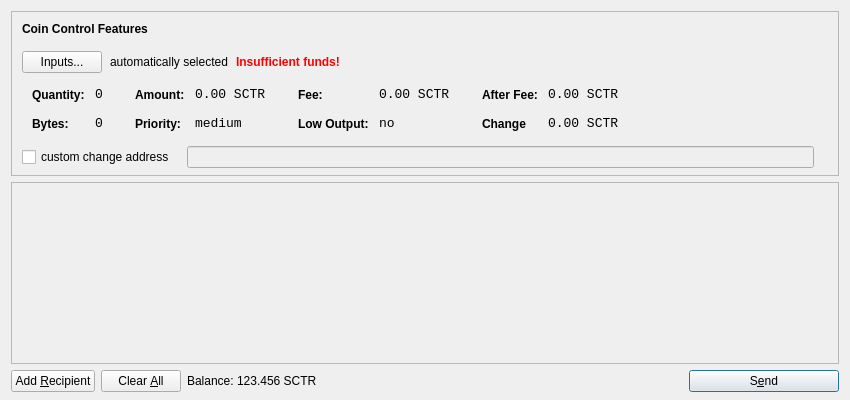
<?xml version="1.0" encoding="UTF-8"?>
<ui version="4.0">
 <class>SendCoinsDialog</class>
 <widget class="QDialog" name="SendCoinsDialog">
  <property name="geometry">
   <rect>
    <x>0</x>
    <y>0</y>
    <width>850</width>
    <height>400</height>
   </rect>
  </property>
  <property name="windowTitle">
   <string>Send Coins</string>
  </property>
  <layout class="QVBoxLayout" name="verticalLayout" stretch="0,1,0">
   <property name="bottomMargin">
    <number>8</number>
   </property>
   <item>
    <widget class="QFrame" name="frameCoinControl">
     <property name="sizePolicy">
      <sizepolicy hsizetype="Expanding" vsizetype="Expanding">
       <horstretch>0</horstretch>
       <verstretch>0</verstretch>
      </sizepolicy>
     </property>
     <property name="maximumSize">
      <size>
       <width>16777215</width>
       <height>16777215</height>
      </size>
     </property>
     <property name="frameShape">
      <enum>QFrame::StyledPanel</enum>
     </property>
     <property name="frameShadow">
      <enum>QFrame::Sunken</enum>
     </property>
     <layout class="QVBoxLayout" name="verticalLayoutCoinControl2">
      <property name="spacing">
       <number>-1</number>
      </property>
      <property name="leftMargin">
       <number>0</number>
      </property>
      <property name="topMargin">
       <number>0</number>
      </property>
      <property name="rightMargin">
       <number>0</number>
      </property>
      <property name="bottomMargin">
       <number>6</number>
      </property>
      <item>
       <layout class="QVBoxLayout" name="verticalLayoutCoinControl" stretch="0,0,0,0,1">
        <property name="spacing">
         <number>0</number>
        </property>
        <property name="leftMargin">
         <number>10</number>
        </property>
        <property name="topMargin">
         <number>10</number>
        </property>
        <item>
         <layout class="QHBoxLayout" name="horizontalLayoutCoinControl1">
          <property name="bottomMargin">
           <number>15</number>
          </property>
          <item>
           <widget class="QLabel" name="labelCoinControlFeatures">
            <property name="sizePolicy">
             <sizepolicy hsizetype="Preferred" vsizetype="Maximum">
              <horstretch>0</horstretch>
              <verstretch>0</verstretch>
             </sizepolicy>
            </property>
            <property name="font">
             <font>
              <weight>75</weight>
              <bold>true</bold>
             </font>
            </property>
            <property name="styleSheet">
             <string notr="true">font-weight:bold;</string>
            </property>
            <property name="text">
             <string>Coin Control Features</string>
            </property>
           </widget>
          </item>
         </layout>
        </item>
        <item>
         <layout class="QHBoxLayout" name="horizontalLayoutCoinControl2" stretch="0,0,0,0">
          <property name="spacing">
           <number>8</number>
          </property>
          <property name="bottomMargin">
           <number>10</number>
          </property>
          <item>
           <widget class="QPushButton" name="pushButtonCoinControl">
            <property name="styleSheet">
             <string notr="true"/>
            </property>
            <property name="text">
             <string>Inputs...</string>
            </property>
           </widget>
          </item>
          <item>
           <widget class="QLabel" name="labelCoinControlAutomaticallySelected">
            <property name="text">
             <string>automatically selected</string>
            </property>
            <property name="margin">
             <number>5</number>
            </property>
           </widget>
          </item>
          <item>
           <widget class="QLabel" name="labelCoinControlInsuffFunds">
            <property name="font">
             <font>
              <weight>75</weight>
              <bold>true</bold>
             </font>
            </property>
            <property name="styleSheet">
             <string notr="true">color:red;font-weight:bold;</string>
            </property>
            <property name="text">
             <string>Insufficient funds!</string>
            </property>
            <property name="margin">
             <number>5</number>
            </property>
           </widget>
          </item>
          <item>
           <spacer name="horizontalSpacerCoinControl">
            <property name="orientation">
             <enum>Qt::Horizontal</enum>
            </property>
            <property name="sizeHint" stdset="0">
             <size>
              <width>40</width>
              <height>1</height>
             </size>
            </property>
           </spacer>
          </item>
         </layout>
        </item>
        <item>
         <widget class="QWidget" name="widgetCoinControl" native="true">
          <property name="sizePolicy">
           <sizepolicy hsizetype="Preferred" vsizetype="Preferred">
            <horstretch>0</horstretch>
            <verstretch>0</verstretch>
           </sizepolicy>
          </property>
          <property name="minimumSize">
           <size>
            <width>0</width>
            <height>0</height>
           </size>
          </property>
          <property name="styleSheet">
           <string notr="true"/>
          </property>
          <layout class="QHBoxLayout" name="horizontalLayoutCoinControl5">
           <property name="margin">
            <number>0</number>
           </property>
           <item>
            <layout class="QHBoxLayout" name="horizontalLayoutCoinControl3" stretch="0,0,0,1">
             <property name="spacing">
              <number>20</number>
             </property>
             <property name="topMargin">
              <number>0</number>
             </property>
             <property name="bottomMargin">
              <number>10</number>
             </property>
             <item>
              <layout class="QFormLayout" name="formLayoutCoinControl1">
               <property name="horizontalSpacing">
                <number>10</number>
               </property>
               <property name="verticalSpacing">
                <number>14</number>
               </property>
               <property name="leftMargin">
                <number>10</number>
               </property>
               <property name="topMargin">
                <number>4</number>
               </property>
               <property name="rightMargin">
                <number>6</number>
               </property>
               <item row="0" column="0">
                <widget class="QLabel" name="labelCoinControlQuantityText">
                 <property name="styleSheet">
                  <string notr="true">font-weight:bold;</string>
                 </property>
                 <property name="text">
                  <string>Quantity:</string>
                 </property>
                 <property name="margin">
                  <number>0</number>
                 </property>
                </widget>
               </item>
               <item row="0" column="1">
                <widget class="QLabel" name="labelCoinControlQuantity">
                 <property name="font">
                  <font>
                   <family>Monospace</family>
                   <pointsize>10</pointsize>
                  </font>
                 </property>
                 <property name="cursor">
                  <cursorShape>IBeamCursor</cursorShape>
                 </property>
                 <property name="contextMenuPolicy">
                  <enum>Qt::ActionsContextMenu</enum>
                 </property>
                 <property name="text">
                  <string>0</string>
                 </property>
                 <property name="margin">
                  <number>0</number>
                 </property>
                 <property name="textInteractionFlags">
                  <set>Qt::LinksAccessibleByMouse|Qt::TextSelectableByKeyboard|Qt::TextSelectableByMouse</set>
                 </property>
                </widget>
               </item>
               <item row="1" column="0">
                <widget class="QLabel" name="labelCoinControlBytesText">
                 <property name="styleSheet">
                  <string notr="true">font-weight:bold;</string>
                 </property>
                 <property name="text">
                  <string>Bytes:</string>
                 </property>
                </widget>
               </item>
               <item row="1" column="1">
                <widget class="QLabel" name="labelCoinControlBytes">
                 <property name="font">
                  <font>
                   <family>Monospace</family>
                   <pointsize>10</pointsize>
                  </font>
                 </property>
                 <property name="cursor">
                  <cursorShape>IBeamCursor</cursorShape>
                 </property>
                 <property name="contextMenuPolicy">
                  <enum>Qt::ActionsContextMenu</enum>
                 </property>
                 <property name="text">
                  <string>0</string>
                 </property>
                 <property name="textInteractionFlags">
                  <set>Qt::LinksAccessibleByMouse|Qt::TextSelectableByKeyboard|Qt::TextSelectableByMouse</set>
                 </property>
                </widget>
               </item>
              </layout>
             </item>
             <item>
              <layout class="QFormLayout" name="formLayoutCoinControl2">
               <property name="horizontalSpacing">
                <number>10</number>
               </property>
               <property name="verticalSpacing">
                <number>14</number>
               </property>
               <property name="leftMargin">
                <number>6</number>
               </property>
               <property name="topMargin">
                <number>4</number>
               </property>
               <property name="rightMargin">
                <number>6</number>
               </property>
               <item row="0" column="0">
                <widget class="QLabel" name="labelCoinControlAmountText">
                 <property name="styleSheet">
                  <string notr="true">font-weight:bold;</string>
                 </property>
                 <property name="text">
                  <string>Amount:</string>
                 </property>
                 <property name="margin">
                  <number>0</number>
                 </property>
                </widget>
               </item>
               <item row="0" column="1">
                <widget class="QLabel" name="labelCoinControlAmount">
                 <property name="font">
                  <font>
                   <family>Monospace</family>
                   <pointsize>10</pointsize>
                  </font>
                 </property>
                 <property name="cursor">
                  <cursorShape>IBeamCursor</cursorShape>
                 </property>
                 <property name="contextMenuPolicy">
                  <enum>Qt::ActionsContextMenu</enum>
                 </property>
                 <property name="text">
                  <string>0.00 SCTR</string>
                 </property>
                 <property name="textInteractionFlags">
                  <set>Qt::LinksAccessibleByMouse|Qt::TextSelectableByKeyboard|Qt::TextSelectableByMouse</set>
                 </property>
                </widget>
               </item>
               <item row="1" column="0">
                <widget class="QLabel" name="labelCoinControlPriorityText">
                 <property name="styleSheet">
                  <string notr="true">font-weight:bold;</string>
                 </property>
                 <property name="text">
                  <string>Priority:</string>
                 </property>
                </widget>
               </item>
               <item row="1" column="1">
                <widget class="QLabel" name="labelCoinControlPriority">
                 <property name="font">
                  <font>
                   <family>Monospace</family>
                   <pointsize>10</pointsize>
                  </font>
                 </property>
                 <property name="cursor">
                  <cursorShape>IBeamCursor</cursorShape>
                 </property>
                 <property name="contextMenuPolicy">
                  <enum>Qt::ActionsContextMenu</enum>
                 </property>
                 <property name="text">
                  <string>medium</string>
                 </property>
                 <property name="textInteractionFlags">
                  <set>Qt::LinksAccessibleByMouse|Qt::TextSelectableByKeyboard|Qt::TextSelectableByMouse</set>
                 </property>
                </widget>
               </item>
              </layout>
             </item>
             <item>
              <layout class="QFormLayout" name="formLayoutCoinControl3">
               <property name="horizontalSpacing">
                <number>10</number>
               </property>
               <property name="verticalSpacing">
                <number>14</number>
               </property>
               <property name="leftMargin">
                <number>6</number>
               </property>
               <property name="topMargin">
                <number>4</number>
               </property>
               <property name="rightMargin">
                <number>6</number>
               </property>
               <item row="0" column="0">
                <widget class="QLabel" name="labelCoinControlFeeText">
                 <property name="styleSheet">
                  <string notr="true">font-weight:bold;</string>
                 </property>
                 <property name="text">
                  <string>Fee:</string>
                 </property>
                 <property name="margin">
                  <number>0</number>
                 </property>
                </widget>
               </item>
               <item row="0" column="1">
                <widget class="QLabel" name="labelCoinControlFee">
                 <property name="font">
                  <font>
                   <family>Monospace</family>
                   <pointsize>10</pointsize>
                  </font>
                 </property>
                 <property name="cursor">
                  <cursorShape>IBeamCursor</cursorShape>
                 </property>
                 <property name="contextMenuPolicy">
                  <enum>Qt::ActionsContextMenu</enum>
                 </property>
                 <property name="text">
                  <string>0.00 SCTR</string>
                 </property>
                 <property name="textInteractionFlags">
                  <set>Qt::LinksAccessibleByMouse|Qt::TextSelectableByKeyboard|Qt::TextSelectableByMouse</set>
                 </property>
                </widget>
               </item>
               <item row="1" column="0">
                <widget class="QLabel" name="labelCoinControlLowOutputText">
                 <property name="styleSheet">
                  <string notr="true">font-weight:bold;</string>
                 </property>
                 <property name="text">
                  <string>Low Output:</string>
                 </property>
                </widget>
               </item>
               <item row="1" column="1">
                <widget class="QLabel" name="labelCoinControlLowOutput">
                 <property name="font">
                  <font>
                   <family>Monospace</family>
                   <pointsize>10</pointsize>
                  </font>
                 </property>
                 <property name="cursor">
                  <cursorShape>IBeamCursor</cursorShape>
                 </property>
                 <property name="contextMenuPolicy">
                  <enum>Qt::ActionsContextMenu</enum>
                 </property>
                 <property name="text">
                  <string>no</string>
                 </property>
                 <property name="textInteractionFlags">
                  <set>Qt::LinksAccessibleByMouse|Qt::TextSelectableByKeyboard|Qt::TextSelectableByMouse</set>
                 </property>
                </widget>
               </item>
              </layout>
             </item>
             <item>
              <layout class="QFormLayout" name="formLayoutCoinControl4">
               <property name="horizontalSpacing">
                <number>10</number>
               </property>
               <property name="verticalSpacing">
                <number>14</number>
               </property>
               <property name="leftMargin">
                <number>6</number>
               </property>
               <property name="topMargin">
                <number>4</number>
               </property>
               <property name="rightMargin">
                <number>6</number>
               </property>
               <item row="0" column="0">
                <widget class="QLabel" name="labelCoinControlAfterFeeText">
                 <property name="styleSheet">
                  <string notr="true">font-weight:bold;</string>
                 </property>
                 <property name="text">
                  <string>After Fee:</string>
                 </property>
                 <property name="margin">
                  <number>0</number>
                 </property>
                </widget>
               </item>
               <item row="0" column="1">
                <widget class="QLabel" name="labelCoinControlAfterFee">
                 <property name="font">
                  <font>
                   <family>Monospace</family>
                   <pointsize>10</pointsize>
                  </font>
                 </property>
                 <property name="cursor">
                  <cursorShape>IBeamCursor</cursorShape>
                 </property>
                 <property name="contextMenuPolicy">
                  <enum>Qt::ActionsContextMenu</enum>
                 </property>
                 <property name="text">
                  <string>0.00 SCTR</string>
                 </property>
                 <property name="textInteractionFlags">
                  <set>Qt::LinksAccessibleByMouse|Qt::TextSelectableByKeyboard|Qt::TextSelectableByMouse</set>
                 </property>
                </widget>
               </item>
               <item row="1" column="0">
                <widget class="QLabel" name="labelCoinControlChangeText">
                 <property name="styleSheet">
                  <string notr="true">font-weight:bold;</string>
                 </property>
                 <property name="text">
                  <string>Change</string>
                 </property>
                </widget>
               </item>
               <item row="1" column="1">
                <widget class="QLabel" name="labelCoinControlChange">
                 <property name="font">
                  <font>
                   <family>Monospace</family>
                   <pointsize>10</pointsize>
                  </font>
                 </property>
                 <property name="cursor">
                  <cursorShape>IBeamCursor</cursorShape>
                 </property>
                 <property name="contextMenuPolicy">
                  <enum>Qt::ActionsContextMenu</enum>
                 </property>
                 <property name="text">
                  <string>0.00 SCTR</string>
                 </property>
                 <property name="textInteractionFlags">
                  <set>Qt::LinksAccessibleByMouse|Qt::TextSelectableByKeyboard|Qt::TextSelectableByMouse</set>
                 </property>
                </widget>
               </item>
              </layout>
             </item>
            </layout>
           </item>
          </layout>
         </widget>
        </item>
        <item>
         <layout class="QHBoxLayout" name="horizontalLayoutCoinControl4" stretch="0,0,0">
          <property name="spacing">
           <number>12</number>
          </property>
          <property name="sizeConstraint">
           <enum>QLayout::SetDefaultConstraint</enum>
          </property>
          <property name="topMargin">
           <number>5</number>
          </property>
          <property name="rightMargin">
           <number>5</number>
          </property>
          <item>
           <widget class="QCheckBox" name="checkBoxCoinControlChange">
            <property name="text">
             <string>custom change address</string>
            </property>
           </widget>
          </item>
          <item>
           <widget class="QLineEdit" name="lineEditCoinControlChange">
            <property name="enabled">
             <bool>false</bool>
            </property>
            <property name="sizePolicy">
             <sizepolicy hsizetype="Expanding" vsizetype="Fixed">
              <horstretch>0</horstretch>
              <verstretch>0</verstretch>
             </sizepolicy>
            </property>
           </widget>
          </item>
          <item>
           <widget class="QLabel" name="labelCoinControlChangeLabel">
            <property name="sizePolicy">
             <sizepolicy hsizetype="Preferred" vsizetype="Expanding">
              <horstretch>0</horstretch>
              <verstretch>0</verstretch>
             </sizepolicy>
            </property>
            <property name="minimumSize">
             <size>
              <width>0</width>
              <height>0</height>
             </size>
            </property>
            <property name="text">
             <string/>
            </property>
            <property name="margin">
             <number>3</number>
            </property>
           </widget>
          </item>
         </layout>
        </item>
        <item>
         <spacer name="verticalSpacerCoinControl">
          <property name="orientation">
           <enum>Qt::Vertical</enum>
          </property>
          <property name="sizeHint" stdset="0">
           <size>
            <width>800</width>
            <height>1</height>
           </size>
          </property>
         </spacer>
        </item>
       </layout>
      </item>
     </layout>
    </widget>
   </item>
   <item>
    <widget class="QScrollArea" name="scrollArea">
     <property name="widgetResizable">
      <bool>true</bool>
     </property>
     <widget class="QWidget" name="scrollAreaWidgetContents">
      <property name="geometry">
       <rect>
        <x>0</x>
        <y>0</y>
        <width>830</width>
        <height>165</height>
       </rect>
      </property>
      <layout class="QVBoxLayout" name="verticalLayout_2">
       <property name="margin">
        <number>0</number>
       </property>
       <item>
        <layout class="QVBoxLayout" name="entries">
         <property name="spacing">
          <number>6</number>
         </property>
        </layout>
       </item>
       <item>
        <spacer name="verticalSpacer">
         <property name="orientation">
          <enum>Qt::Vertical</enum>
         </property>
         <property name="sizeHint" stdset="0">
          <size>
           <width>20</width>
           <height>40</height>
          </size>
         </property>
        </spacer>
       </item>
      </layout>
     </widget>
    </widget>
   </item>
   <item>
    <layout class="QHBoxLayout" name="horizontalLayout">
     <item>
      <widget class="QPushButton" name="addButton">
       <property name="toolTip">
        <string>Send to multiple recipients at once</string>
       </property>
       <property name="text">
        <string>Add &amp;Recipient</string>
       </property>
       <property name="autoDefault">
        <bool>false</bool>
       </property>
      </widget>
     </item>
     <item>
      <widget class="QPushButton" name="clearButton">
       <property name="sizePolicy">
        <sizepolicy hsizetype="Minimum" vsizetype="Fixed">
         <horstretch>0</horstretch>
         <verstretch>0</verstretch>
        </sizepolicy>
       </property>
       <property name="toolTip">
        <string>Remove all transaction fields</string>
       </property>
       <property name="text">
        <string>Clear &amp;All</string>
       </property>
       <property name="autoRepeatDelay">
        <number>300</number>
       </property>
       <property name="autoDefault">
        <bool>false</bool>
       </property>
      </widget>
     </item>
     <item>
      <layout class="QHBoxLayout" name="horizontalLayout_2">
       <property name="spacing">
        <number>3</number>
       </property>
       <item>
        <widget class="QLabel" name="label">
         <property name="sizePolicy">
          <sizepolicy hsizetype="Preferred" vsizetype="Fixed">
           <horstretch>0</horstretch>
           <verstretch>0</verstretch>
          </sizepolicy>
         </property>
         <property name="text">
          <string>Balance:</string>
         </property>
        </widget>
       </item>
       <item>
        <widget class="QLabel" name="labelBalance">
         <property name="sizePolicy">
          <sizepolicy hsizetype="Preferred" vsizetype="Fixed">
           <horstretch>0</horstretch>
           <verstretch>0</verstretch>
          </sizepolicy>
         </property>
         <property name="cursor">
          <cursorShape>IBeamCursor</cursorShape>
         </property>
         <property name="text">
          <string>123.456 SCTR</string>
         </property>
         <property name="textInteractionFlags">
          <set>Qt::LinksAccessibleByMouse|Qt::TextSelectableByKeyboard|Qt::TextSelectableByMouse</set>
         </property>
        </widget>
       </item>
      </layout>
     </item>
     <item>
      <spacer name="horizontalSpacer">
       <property name="orientation">
        <enum>Qt::Horizontal</enum>
       </property>
       <property name="sizeHint" stdset="0">
        <size>
         <width>40</width>
         <height>20</height>
        </size>
       </property>
      </spacer>
     </item>
     <item>
      <widget class="QPushButton" name="sendButton">
       <property name="minimumSize">
        <size>
         <width>150</width>
         <height>0</height>
        </size>
       </property>
       <property name="toolTip">
        <string>Confirm the send action</string>
       </property>
       <property name="text">
        <string>S&amp;end</string>
       </property>
       <property name="icon">
        <iconset resource="../bitcoin.qrc">
         <normaloff>:/icons/send</normaloff>:/icons/send</iconset>
       </property>
       <property name="default">
        <bool>true</bool>
       </property>
      </widget>
     </item>
    </layout>
   </item>
  </layout>
 </widget>
 <resources>
  <include location="../bitcoin.qrc"/>
 </resources>
 <connections/>
</ui>
